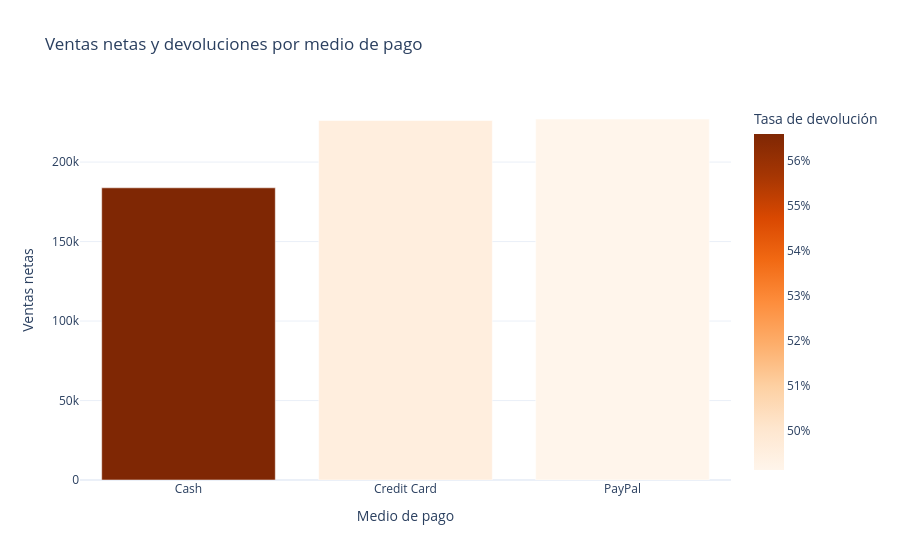

Source (notebook cell):
### Code cell
# ¿Qué medios de pago combinan ventas netas y tasas de devolución que requieren investigación?

payment_summary = (
    sales.groupby("PaymentMethod")
    .agg(
        orders=("OrderID", "size"),
        gross_sales=("TotalAmount", "sum"),
        returned_amount=("ReturnedAmount", "sum"),
        net_sales=("NetAmount", "sum"),
        return_rate=("IsReturned", "mean"),
    )
    .reset_index()
)
payment_summary.to_csv(SUBMISSION_DIR / "payment_summary.csv", index=False)
fig = px.bar(
    payment_summary,
    x="PaymentMethod",
    y="net_sales",
    color="return_rate",
    color_continuous_scale="Oranges",
    hover_data=["orders", "returned_amount"],
    title="Ventas netas y devoluciones por medio de pago",
    labels={
        "PaymentMethod": "Medio de pago",
        "net_sales": "Ventas netas",
        "return_rate": "Tasa de devolución",
    },
)
fig.update_coloraxes(colorbar_tickformat=".0%")
fig.update_layout(template="plotly_white")
fig.show()

### Figure 1 — Plotly figure (JSON) as saved in the notebook; plotly's stock layout.template omitted (floating-point values rounded to 4 significant figures)
{"data": [{"alignmentgroup": "True", "customdata": [[311, 234900.0], [343, 185100.0], [346, 223700.0]], "hovertemplate": "Medio de pago=%{x}<br>Ventas netas=%{y}<br>orders=%{customdata[0]}<br>returned_amount=%{customdata[1]}<br>Tasa de devolución=%{marker.color}<extra></extra>", "legendgroup": "", "marker": {"color": [0.5659, 0.4956, 0.4913], "coloraxis": "coloraxis", "pattern": {"shape": ""}}, "name": "", "offsetgroup": "", "orientation": "v", "showlegend": false, "textposition": "auto", "type": "bar", "x": ["Cash", "Credit Card", "PayPal"], "xaxis": "x", "y": [183800.0, 226100.0, 227100.0], "yaxis": "y"}], "layout": {"barmode": "relative", "coloraxis": {"colorbar": {"tickformat": ".0%", "title": {"text": "Tasa de devolución"}}, "colorscale": [[0, "rgb(255,245,235)"], [0.125, "rgb(254,230,206)"], [0.25, "rgb(253,208,162)"], [0.375, "rgb(253,174,107)"], [0.5, "rgb(253,141,60)"], [0.625, "rgb(241,105,19)"], [0.75, "rgb(217,72,1)"], [0.875, "rgb(166,54,3)"], [1, "rgb(127,39,4)"]]}, "legend": {"tracegroupgap": 0}, "title": {"text": "Ventas netas y devoluciones por medio de pago"}, "xaxis": {"anchor": "y", "domain": [0, 1], "title": {"text": "Medio de pago"}}, "yaxis": {"anchor": "x", "domain": [0, 1], "title": {"text": "Ventas netas"}}}}
